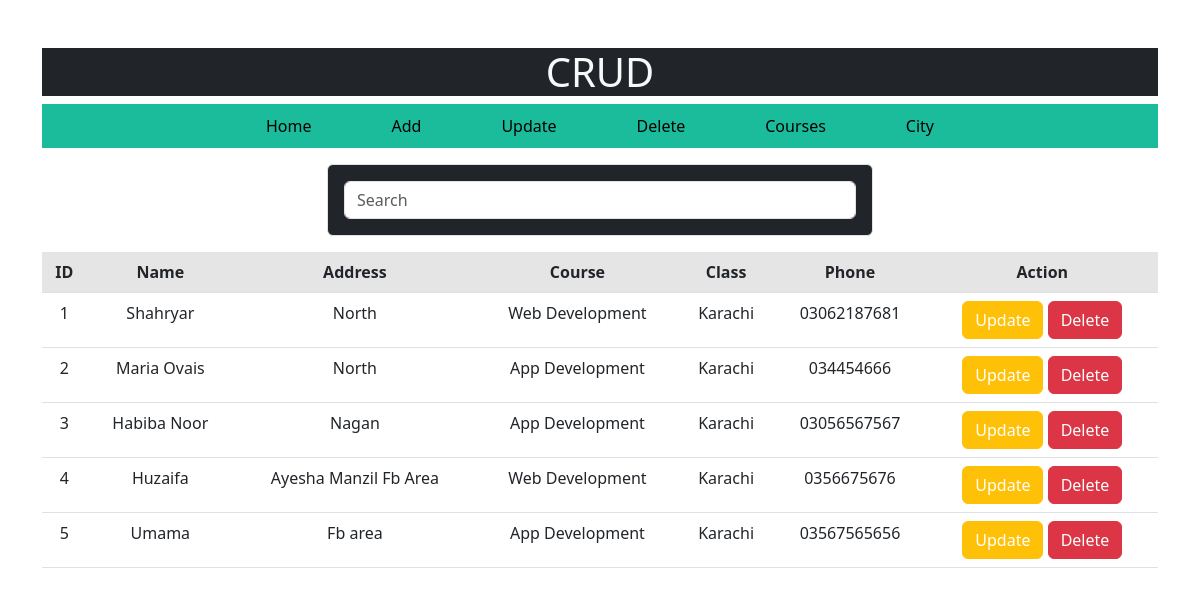
The page / on the database its author committed.
### tables this page shows
CREATE TABLE `student` (
  `id` int(11) NOT NULL,
  `name` varchar(100) NOT NULL,
  `address` varchar(255) NOT NULL,
  `course` int(11) NOT NULL,
  `city` int(11) NOT NULL,
  `phone` varchar(100) NOT NULL
);

CREATE TABLE `course` (
  `cr_id` int(11) NOT NULL,
  `cr_name` varchar(20) NOT NULL
);

CREATE TABLE `city` (
  `ct_id` int(11) NOT NULL,
  `ct_name` varchar(20) NOT NULL
);

### index.php (the view, shortened to what this page needs)
<?php
require_once 'header.php';
?>
<div class="container my-3">
    <div class="row">
        <div class="col-md-6 offset-3 border rounded bg-dark p-3">
            <input type="text" class='form-control' placeholder="Search" id="search">
        </div>
    </div>
</div>
<table class="table text-center table-stripted">
    <thead class="bg-dark text-white table-active">
        <tr>
            <td>ID</td>
            <td>Name</td>
            <td>Address</td>
            <td>Course</td>
            <td>Class</td>
            <td>Phone</td>
            <td>Action</td>
        </tr>
    </thead>
    <tbody id="data">
        <?php
        $fetch = "SELECT * FROM `student` AS s JOIN `course` AS cr ON cr.cr_id = s.course JOIN `city` AS ct ON ct.ct_id = s.city";
        $res = mysqli_query($conn, $fetch);
        while ($row = mysqli_fetch_assoc($res)) {
        ?>
            <tr>
                <td><?php echo $row['id'] ?></td>
                <td><?php echo $row['name'] ?></td>
                <td><?php echo $row['address'] ?></td>
                <td><?php echo $row['cr_name'] ?></td>
                <td><?php echo $row['ct_name'] ?></td>
                <td><?php echo $row['phone'] ?></td>
                <td>
                    <a href="edit.php?id=<?php echo $row['id'] ?>" class='btn btn-warning text-white'>Update</a>
                    <a href="inlinedelete.php?id=<?php echo $row['id'] ?>" class='btn btn-danger text-white>'>Delete</a>
                </td>
            </tr>
        <?php } ?>
    </tbody>
</table>
</div>
</body>
</html>

### header.php (shortened to what this page needs)
<!DOCTYPE html>
<html lang="en">
<head>
    <link href="https://cdn.jsdelivr.net/npm/bootstrap@5.3.0-alpha3/dist/css/bootstrap.min.css" rel="stylesheet">
    <link rel="stylesheet" href="style.css">
</head>
<body>
    <div class="container my-5">
        <h1 class="text-center bg-dark text-light">CRUD</h1>
        <div class="row">
            <ul>
                <li><a href="index.php">Home</a></li>
                <li><a href="add.php">Add</a></li>
                <li><a href="update.php">Update</a></li>
                <li><a href="delete.php">Delete</a></li>
                <li><a href="course.php">Courses</a></li>
                <li><a href="city.php">City</a></li>
            </ul>
        </div>

### style.css (style rules this page uses)
body { display: flex; justify-content: center; align-items: center; }
.row { margin: 0 !important; }
.row ul { display: flex; justify-content: center; list-style: none; padding: 10px 0; margin:0; background-color: #1ABC9C; }
.row ul li a { transition: 0.3s; margin: 0 20px; padding: 10px 20px; font-weight: 500; color: black; text-decoration: none; }
thead tr td { font-weight: 600; }

### rows shown on the page
student: id "1", name "Shahryar", address "North", course.cr_name "Web Development", city.ct_name "Karachi", phone "03062187681"
student: id "2", name "Maria Ovais", address "North", course.cr_name "App Development", city.ct_name "Karachi", phone "034454666"
student: id "3", name "Habiba Noor", address "Nagan", course.cr_name "App Development", city.ct_name "Karachi", phone "03056567567"
student: id "4", name "Huzaifa", address "Ayesha Manzil Fb Area", course.cr_name "Web Development", city.ct_name "Karachi", phone "0356675676"
student: id "5", name "Umama", address "Fb area", course.cr_name "App Development", city.ct_name "Karachi", phone "03567565656"
